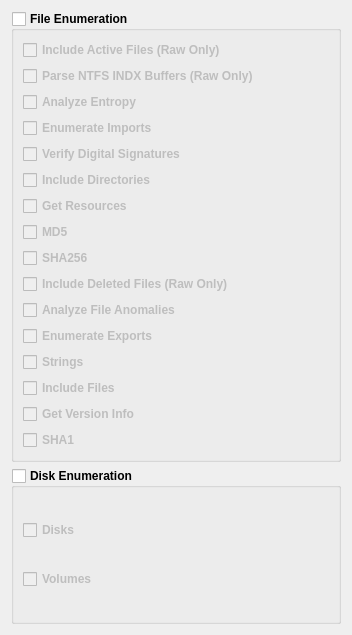
           <widget class="QWidget" name="scrollAreaWidgetContents_2">
            <property name="geometry">
             <rect>
              <x>0</x>
              <y>0</y>
              <width>352</width>
              <height>635</height>
             </rect>
            </property>
            <layout class="QGridLayout" name="gridLayout_7">
             <item row="0" column="0">
              <widget class="QGroupBox" name="disk_FileEnumeration_group">
               <property name="font">
                <font>
                 <pointsize>9</pointsize>
                 <weight>75</weight>
                 <bold>true</bold>
                </font>
               </property>
               <property name="title">
                <string>File Enumeration</string>
               </property>
               <property name="flat">
                <bool>true</bool>
               </property>
               <property name="checkable">
                <bool>true</bool>
               </property>
               <property name="checked">
                <bool>false</bool>
               </property>
               <layout class="QGridLayout" name="gridLayout_8">
                <item row="0" column="0">
                 <widget class="QCheckBox" name="checkBox_51">
                  <property name="text">
                   <string>Include Active Files (Raw Only)</string>
                  </property>
                 </widget>
                </item>
                <item row="1" column="0">
                 <widget class="QCheckBox" name="checkBox_52">
                  <property name="text">
                   <string>Parse NTFS INDX Buffers (Raw Only)</string>
                  </property>
                 </widget>
                </item>
                <item row="2" column="0">
                 <widget class="QCheckBox" name="checkBox_53">
                  <property name="text">
                   <string>Analyze Entropy</string>
                  </property>
                 </widget>
                </item>
                <item row="3" column="0">
                 <widget class="QCheckBox" name="checkBox_54">
                  <property name="text">
                   <string>Enumerate Imports</string>
                  </property>
                 </widget>
                </item>
                <item row="4" column="0">
                 <widget class="QCheckBox" name="checkBox_59">
                  <property name="text">
                   <string>Verify Digital Signatures</string>
                  </property>
                 </widget>
                </item>
                <item row="5" column="0">
                 <widget class="QCheckBox" name="checkBox_62">
                  <property name="text">
                   <string>Include Directories</string>
                  </property>
                 </widget>
                </item>
                <item row="6" column="0">
                 <widget class="QCheckBox" name="checkBox_61">
                  <property name="text">
                   <string>Get Resources</string>
                  </property>
                 </widget>
                </item>
                <item row="7" column="0">
                 <widget class="QCheckBox" name="checkBox_60">
                  <property name="text">
                   <string>MD5</string>
                  </property>
                 </widget>
                </item>
                <item row="8" column="0">
                 <widget class="QCheckBox" name="checkBox_63">
                  <property name="text">
                   <string>SHA256</string>
                  </property>
                 </widget>
                </item>
                <item row="9" column="0">
                 <widget class="QCheckBox" name="checkBox_66">
                  <property name="text">
                   <string>Include Deleted Files (Raw Only)</string>
                  </property>
                 </widget>
                </item>
                <item row="10" column="0">
                 <widget class="QCheckBox" name="checkBox_65">
                  <property name="text">
                   <string>Analyze File Anomalies</string>
                  </property>
                 </widget>
                </item>
                <item row="11" column="0">
                 <widget class="QCheckBox" name="checkBox_64">
                  <property name="text">
                   <string>Enumerate Exports</string>
                  </property>
                 </widget>
                </item>
                <item row="12" column="0">
                 <widget class="QCheckBox" name="checkBox_67">
                  <property name="text">
                   <string>Strings</string>
                  </property>
                 </widget>
                </item>
                <item row="13" column="0">
                 <widget class="QCheckBox" name="checkBox_70">
                  <property name="text">
                   <string>Include Files</string>
                  </property>
                 </widget>
                </item>
                <item row="14" column="0">
                 <widget class="QCheckBox" name="checkBox_69">
                  <property name="text">
                   <string>Get Version Info</string>
                  </property>
                 </widget>
                </item>
                <item row="15" column="0">
                 <widget class="QCheckBox" name="checkBox_68">
                  <property name="text">
                   <string>SHA1</string>
                  </property>
                 </widget>
                </item>
               </layout>
              </widget>
             </item>
             <item row="1" column="0">
              <widget class="QGroupBox" name="disk_DiskEnumeration_group">
               <property name="font">
                <font>
                 <pointsize>9</pointsize>
                 <weight>75</weight>
                 <bold>true</bold>
                </font>
               </property>
               <property name="title">
                <string>Disk Enumeration</string>
               </property>
               <property name="flat">
                <bool>true</bool>
               </property>
               <property name="checkable">
                <bool>true</bool>
               </property>
               <property name="checked">
                <bool>false</bool>
               </property>
               <layout class="QGridLayout" name="gridLayout_9">
                <item row="0" column="0">
                 <widget class="QCheckBox" name="checkBox_71">
                  <property name="text">
                   <string>Disks</string>
                  </property>
                 </widget>
                </item>
                <item row="1" column="0">
                 <widget class="QCheckBox" name="checkBox_72">
                  <property name="text">
                   <string>Volumes</string>
                  </property>
                 </widget>
                </item>
               </layout>
              </widget>
             </item>
            </layout>
           </widget>
